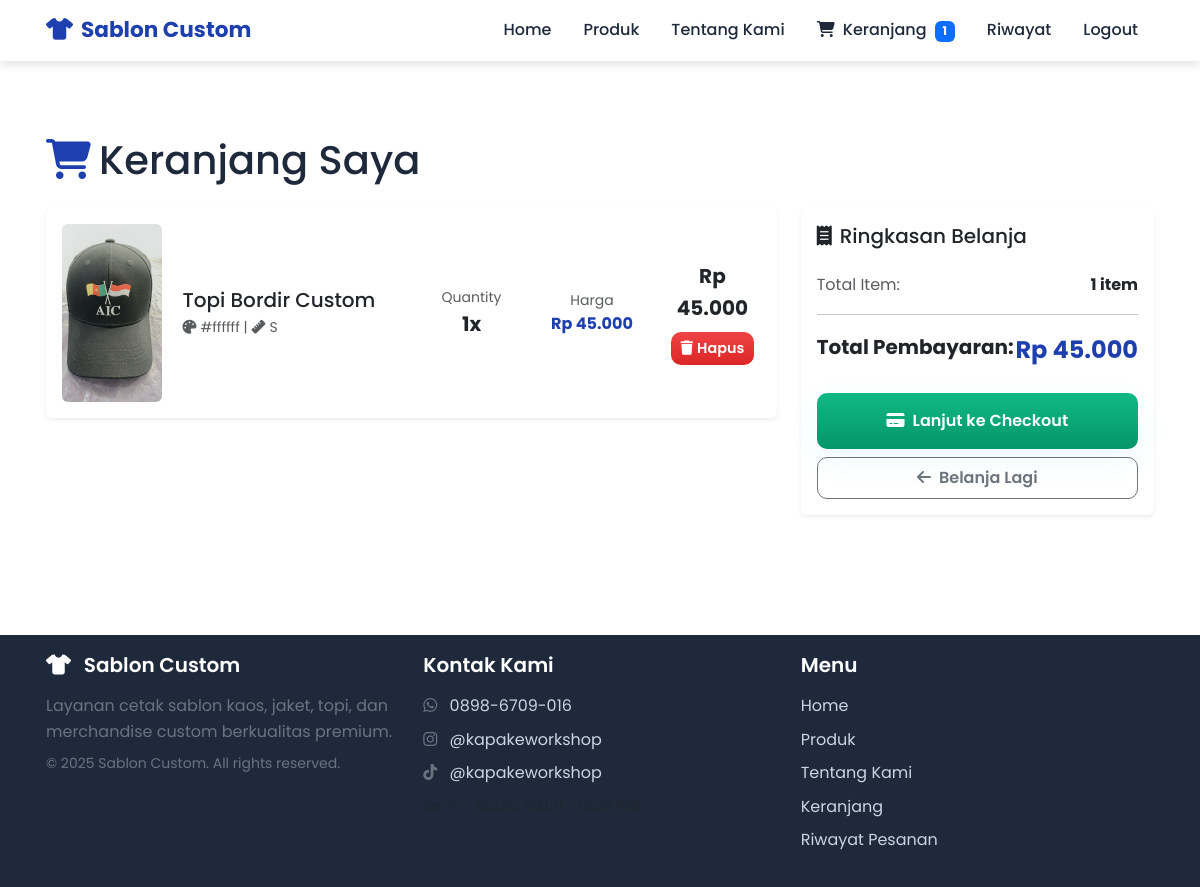
/cart.php (signed in), run on an earlier commit of the app's database.
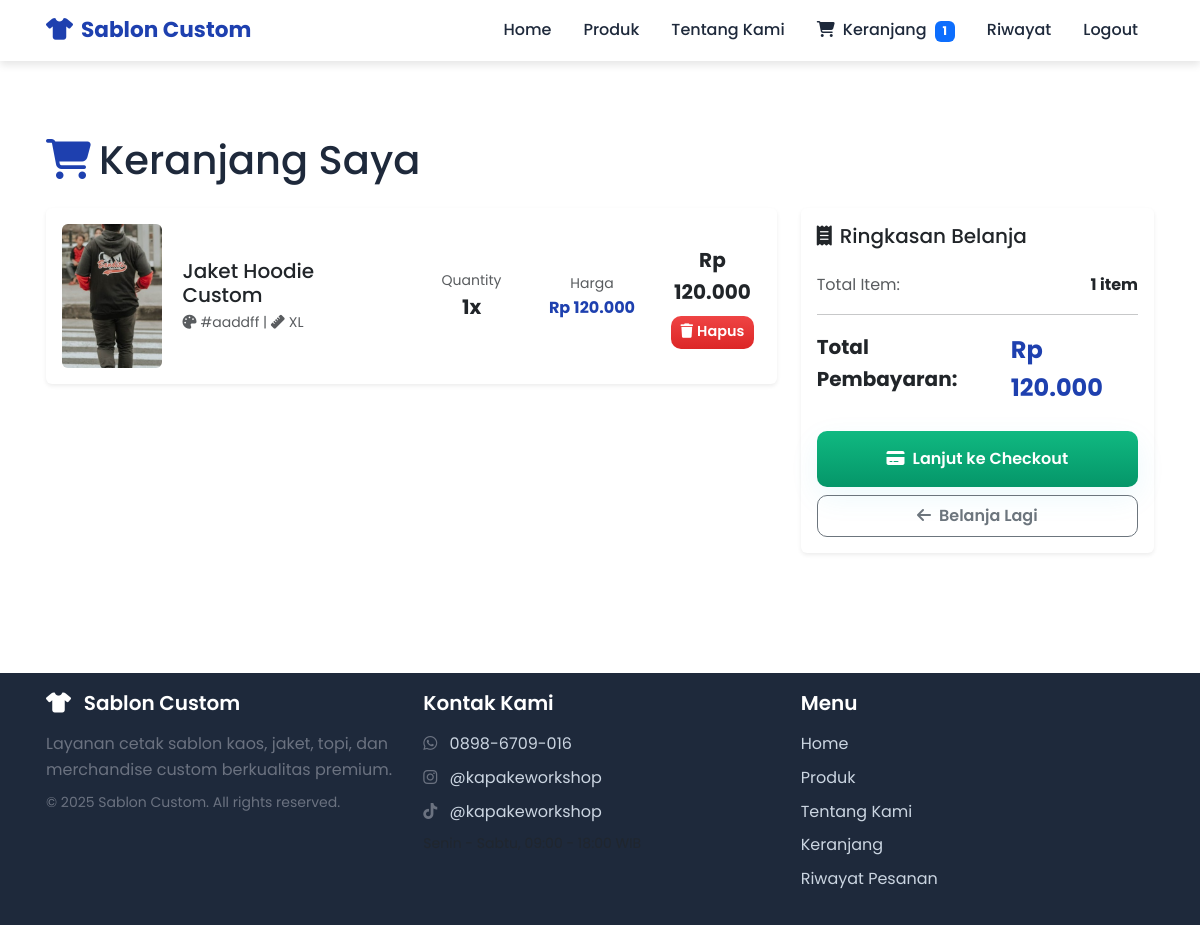
And on a later commit of the database.
### tables this page shows
CREATE TABLE `cart` (
  `id` int(11) NOT NULL,
  `id_user` int(11) NOT NULL,
  `id_produk` int(11) NOT NULL,
  `warna` varchar(50) DEFAULT NULL,
  `size` varchar(10) DEFAULT NULL,
  `quantity` int(11) DEFAULT 1,
  `bahan` varchar(100) DEFAULT NULL,
  `ukuran_sablon` varchar(50) DEFAULT NULL,
  `deskripsi` text DEFAULT NULL,
  `gambar` varchar(255) DEFAULT NULL,
  `created_at` timestamp NOT NULL DEFAULT current_timestamp()
);

CREATE TABLE `products` (
  `id` int(11) NOT NULL,
  `nama_produk` varchar(100) NOT NULL,
  `kategori` enum('Kaos Custom','Topi Bordir','Jaket Hoodie','Kemeja Custom') NOT NULL,
  `harga` decimal(12,2) NOT NULL,
  `deskripsi` text DEFAULT NULL,
  `foto` varchar(255) DEFAULT NULL,
  `created_at` timestamp NOT NULL DEFAULT current_timestamp()
);

### includes/functions.php (called while the page is built, shortened)
<?php
require_once __DIR__ . '/config.php';
function esc($s) {
    return htmlspecialchars($s, ENT_QUOTES, 'UTF-8');
}
function is_logged_in() {
    return !empty($_SESSION['user_id']);
}
function is_admin() {
    return (isset($_SESSION['role']) && $_SESSION['role'] === 'admin');
}
function format_rupiah($number) {
    return 'Rp ' . number_format($number, 0, ',', '.');
}
function get_cart_count($user_id) {
    global $conn;
    $stmt = $conn->prepare("SELECT COUNT(*) as cnt FROM cart WHERE id_user = ?");
    $stmt->bind_param('i', $user_id);
    $stmt->execute();
    $res = $stmt->get_result()->fetch_assoc();
    return $res ? (int)$res['cnt'] : 0;
}
function get_user_cart($user_id) {
    global $conn;
    $stmt = $conn->prepare("SELECT c.*, p.nama_produk, p.harga, p.foto FROM cart c JOIN products p ON c.id_produk = p.id WHERE c.id_user = ?");
    $stmt->bind_param('i', $user_id);
    $stmt->execute();
    $res = $stmt->get_result();
    return $res->fetch_all(MYSQLI_ASSOC);
}
function calculate_cart_total($items) {
    $total = 0;
    foreach ($items as $it) {
        $total += $it['harga'] * $it['quantity'];
    }
    return $total;
}
?>

### cart.php (the view, shortened to what this page needs)
<?php
require_once __DIR__ . '/includes/auth.php';
require_once __DIR__ . '/includes/functions.php';
require_once __DIR__ . '/includes/header.php';
$user_id = $_SESSION['user_id'];
$items = get_user_cart($user_id);
$total = calculate_cart_total($items);
?>
<div class="container">
  <section class="section-padding">
    <h1 class="mb-4" data-aos="fade-up"><i class="fa-solid fa-cart-shopping me-2 text-primary"></i>Keranjang Saya</h1>
    <?php if (empty($items)): ?>
      <div class="text-center py-5" data-aos="fade-up">
        <i class="fa-solid fa-cart-shopping text-muted" style="font-size:4rem;opacity:0.3;"></i>
        <h4 class="mt-4 mb-3">Keranjang Anda Kosong</h4>
        <p class="text-muted mb-4">Belum ada produk di keranjang. Yuk mulai belanja!</p>
        <a href="products.php" class="btn btn-primary btn-lg px-5">
          <i class="fa-solid fa-box-open me-2"></i>Lihat Produk
        </a>
      </div>
    <?php else: ?>
      <div class="row g-4">
        <div class="col-lg-8" data-aos="fade-right">
          <?php foreach ($items as $index => $it): ?>
            <div class="card mb-3 border-0 shadow-sm" data-aos="fade-up" data-aos-delay="<?php echo 50 * $index; ?>">
              <div class="card-body">
                <div class="row align-items-center">
                  <div class="col-md-2 text-center mb-3 mb-md-0">
                    <?php
                      $thumb = !empty($it['foto']) ? 'assets/img/'.$it['foto'] : 'https://via.placeholder.com/120x120?text='.urlencode($it['nama_produk']);
                    ?>
                    <img src="<?php echo esc($thumb); ?>" alt="<?php echo esc($it['nama_produk']); ?>" class="img-fluid rounded" style="max-width:100px;">
                  </div>
                  <div class="col-md-4 mb-3 mb-md-0">
                    <h5 class="mb-1"><?php echo esc($it['nama_produk']); ?></h5>
                    <p class="text-muted small mb-0">
                      <i class="fa-solid fa-palette me-1"></i><?php echo esc($it['warna']); ?> |
                      <i class="fa-solid fa-ruler me-1"></i><?php echo esc($it['size']); ?>
                    </p>
                  </div>
                  <div class="col-md-2 text-center mb-3 mb-md-0">
                    <small class="text-muted d-block">Quantity</small>
                    <strong class="fs-5"><?php echo (int)$it['quantity']; ?>x</strong>
                  </div>
                  <div class="col-md-2 text-center mb-3 mb-md-0">
                    <small class="text-muted d-block">Harga</small>
                    <strong class="text-primary"><?php echo format_rupiah($it['harga']); ?></strong>
                  </div>
                  <div class="col-md-2 text-center">
                    <strong class="d-block mb-2 fs-5"><?php echo format_rupiah($it['harga'] * $it['quantity']); ?></strong>
                    <a class="btn btn-sm btn-delete" href="cart.php?action=delete&id=<?php echo $it['id']; ?>" onclick="return confirm('Hapus item ini?');">
                      <i class="fa-solid fa-trash me-1"></i>Hapus
                    </a>
                  </div>
                </div>
              </div>
            </div>
          <?php endforeach; ?>
        </div>
        <div class="col-lg-4" data-aos="fade-left">
          <div class="card border-0 shadow-sm sticky-top" style="top:90px;">
            <div class="card-body">
              <h5 class="mb-4"><i class="fa-solid fa-receipt me-2"></i>Ringkasan Belanja</h5>
              <div class="d-flex justify-content-between mb-3">
                <span class="text-muted">Total Item:</span>
                <strong><?php echo count($items); ?> item</strong>
              </div>
              <hr>
              <div class="d-flex justify-content-between mb-4">
                <strong class="fs-5">Total Pembayaran:</strong>
                <strong class="fs-4 text-primary"><?php echo format_rupiah($total); ?></strong>
              </div>
              <a href="checkout.php" class="btn btn-confirm w-100 py-3 mb-2">
                <i class="fa-solid fa-credit-card me-2"></i>Lanjut ke Checkout
              </a>
              <a href="products.php" class="btn btn-outline-secondary w-100">
                <i class="fa-solid fa-arrow-left me-2"></i>Belanja Lagi
              </a>
            </div>
          </div>
        </div>
      </div>
    <?php endif; ?>
  </section>
</div>
<?php require_once __DIR__ . '/includes/footer.php'; ?>

### includes/header.php (shortened to what this page needs)
<?php
require_once __DIR__ . '/config.php';
require_once __DIR__ . '/functions.php';
?>
<!doctype html>
<html lang="id">
  <head>
    <link href="https://cdn.jsdelivr.net/npm/bootstrap@5.3.2/dist/css/bootstrap.min.css" rel="stylesheet">
    <link href="https://cdnjs.cloudflare.com/ajax/libs/font-awesome/6.4.0/css/all.min.css" rel="stylesheet">
    <link href="https://unpkg.com/aos@2.3.1/dist/aos.css" rel="stylesheet">
    <link href="assets/css/style.css" rel="stylesheet">
  </head>
  <body>
  <nav class="navbar navbar-expand-lg navbar-light fixed-top">
    <div class="container">
      <a class="navbar-brand d-flex align-items-center" href="index.php">
        <i class="fa-solid fa-shirt me-2"></i>
        <span>Sablon Custom</span>
      </a>
      <div class="collapse navbar-collapse" id="navbarMain">
        <ul class="navbar-nav ms-auto align-items-lg-center">
          <li class="nav-item"><a class="nav-link" href="index.php">Home</a></li>
          <li class="nav-item"><a class="nav-link" href="products.php">Produk</a></li>
          <li class="nav-item"><a class="nav-link" href="about.php">Tentang Kami</a></li>
          <?php if (is_logged_in()): ?>
            <?php if (is_admin()): ?>
              <li class="nav-item"><a class="nav-link" href="admin/dashboard.php">Dashboard</a></li>
            <?php else: ?>
              <li class="nav-item">
                <a class="nav-link" href="cart.php">
                  <i class="fa-solid fa-cart-shopping me-1"></i> Keranjang
                  <span class="badge bg-primary ms-1"><?php echo get_cart_count($_SESSION['user_id'] ?? 0); ?></span>
                </a>
              </li>
              <li class="nav-item"><a class="nav-link" href="order_history.php">Riwayat</a></li>
            <?php endif; ?>
            <li class="nav-item"><a class="nav-link" href="logout.php">Logout</a></li>
          <?php else: ?>
            <li class="nav-item"><a class="nav-link" href="login.php">Login</a></li>
            <li class="nav-item ms-lg-2"><a class="nav-link btn-cta" href="register.php">Daftar</a></li>
          <?php endif; ?>
        </ul>
      </div>
    </div>
  </nav>
  <div style="padding-top:76px;">

### includes/footer.php (shortened to what this page needs)
  </div>
  <footer>
    <div class="container">
      <div class="row">
        <div class="col-md-4 mb-4 mb-md-0">
          <h5><i class="fa-solid fa-shirt me-2"></i> Sablon Custom</h5>
          <p class="mb-2">Layanan cetak sablon kaos, jaket, topi, dan merchandise custom berkualitas premium.</p>
          <p class="small mb-0">© <?php echo date('Y'); ?> Sablon Custom. All rights reserved.</p>
        </div>
        <div class="col-md-4 mb-4 mb-md-0">
          <h5>Kontak Kami</h5>
          <p class="mb-2">
            <i class="fa-brands fa-whatsapp me-2"></i>
            <a href="https://wa.me/628986709016" target="_blank">0898-6709-016</a>
          </p>
          <p class="mb-2">
            <i class="fa-brands fa-instagram me-2"></i>
            <a href="https://www.instagram.com/kapakeworkshop?igsh=MWJnaWFnZDk3MmkyZg==" target="_blank">@kapakeworkshop</a>
          </p>
          <p class="mb-2">
            <i class="fa-brands fa-tiktok me-2"></i>
            <a href="https://www.tiktok.com/@k4pakek4os78?_r=1&_t=ZS-9145rKvTqDf" target="_blank">@kapakeworkshop</a>
          </p>
          <p class="mb-0 small text-muted">Senin - Sabtu, 09:00 - 18:00 WIB</p>
        </div>
        <div class="col-md-4">
          <h5>Menu</h5>
          <ul class="list-unstyled">
            <li class="mb-2"><a href="index.php">Home</a></li>
            <li class="mb-2"><a href="products.php">Produk</a></li>
            <li class="mb-2"><a href="about.php">Tentang Kami</a></li>
            <li class="mb-2"><a href="cart.php">Keranjang</a></li>
            <li class="mb-2"><a href="order_history.php">Riwayat Pesanan</a></li>
          </ul>
        </div>
      </div>
    </div>
  </footer>
  </body>
</html>

### assets/css/style.css (style rules this page uses)
:root { --primary: #1E40AF; --primary-light: #3B82F6; --secondary: #64748b; --bg-main: #ffffff; --bg-light: #f1f5f9; --text: #1e293b; --text-muted: #64748b; --shadow: 0 4px 8px rgba(0,0,0,0.1); --shadow-hover: 0 8px 20px rgba(30,64,175,0.15); --brand: #3b82f6; --brand-600: #2563eb; --accent: #60a5fa; --muted: #6b7280; --bg: #f8fafc; --card: #ffffff; --soft-border: #e6eefc; --danger: #ef4444; --success: #10b981; --pay: #2563eb; --radius: 12px; }
html, body { height: 100%; scroll-behavior: smooth; }
body { margin:0; padding:0; background: var(--bg-main); font-family: 'Poppins', 'Inter', system-ui, -apple-system, 'Segoe UI', Roboto, sans-serif; color: var(--text); -webkit-font-smoothing:antialiased; -moz-osx-font-smoothing:grayscale; font-size: 16px; line-height: 1.6; }
.navbar { background: #ffffff !important; box-shadow: var(--shadow); transition: all 0.3s ease; }
.navbar-brand { font-weight:700; font-size:1.35rem; color: var(--primary) !important; }
.navbar .nav-link { color: var(--text); font-weight:500; padding: 0.5rem 1rem !important; transition: color 0.3s ease; }
.section-padding { padding: 60px 0; }
footer { background: var(--text); color: #cbd5e1; padding: 40px 0 20px; margin-top:60px; }
footer h5 { color: #fff; font-weight:600; margin-bottom:1rem; }
footer a { color: #cbd5e1; text-decoration:none; transition: color 0.3s ease; }
.container { max-width:1140px; margin: 0 auto; padding: 0 16px; }
.btn { border-radius:10px; padding:8px 14px; font-weight:600; transition: transform .14s ease, box-shadow .14s ease; }
.btn-sm { padding:.35rem .6rem; font-size:0.9rem; }
.btn-confirm { background: linear-gradient(180deg,var(--success), #059669); color:#fff; border:0; box-shadow:0 10px 30px rgba(6,182,212,0.08); }
.btn-delete { background: linear-gradient(180deg,#ef4444,#dc2626); color:#fff; border:0; }
.text-muted { color:var(--muted); }
footer { padding:18px 0; color:var(--muted); }
.text-primary { color: var(--primary) !important; }

What changed in the data, as far as the page shows it:
removed cart: id_produk.foto (picture), id_produk.nama_produk "Topi Bordir Custom", warna "#ffffff", size "S", quantity "1", id_produk.harga "Rp 45.000", format_rupiah($it['harga'] * $it['quantity']) "Rp 45.000"
added cart: id_produk.foto (picture), id_produk.nama_produk "Jaket Hoodie Custom", warna "#aaddff", size "XL", quantity "1", id_produk.harga "Rp 120.000", format_rupiah($it['harga'] * $it['quantity']) "Rp 120.000"
Also different on the page:
format_rupiah($total): "Rp 45.000" → "Rp 120.000"
